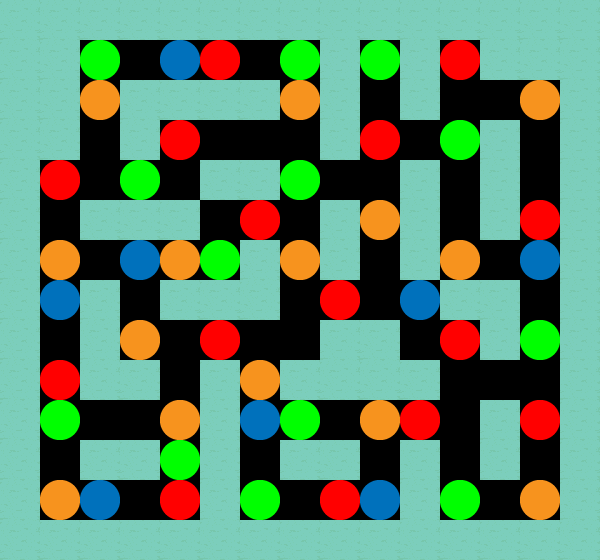

This game map was drawn from its Tiled (.tmx) file and the tilesets committed beside it. A one-line description and the full map source follow:
An orthogonal 15x14 tile map with 40x40 px tiles, 1 tile layer (Tile Layer 1), 2 tilesets.

<map version="1.0" tiledversion="1.0.3" orientation="orthogonal" renderorder="right-down" width="15" height="14" tilewidth="40" tileheight="40" nextobjectid="1">
 <tileset firstgid="1" name="spawns" tilewidth="40" tileheight="40" spacing="40" margin="40" tilecount="4" columns="4">
  <image source="../../spawns.png" width="360" height="120" />
  <tile id="0">
   <properties>
    <property name="spawn" value="bonus" />
   </properties>
  </tile>
  <tile id="1">
   <properties>
    <property name="spawn" value="enemy" />
   </properties>
  </tile>
  <tile id="2">
   <properties>
    <property name="spawn" value="friendly" />
   </properties>
  </tile>
  <tile id="3">
   <properties>
    <property name="spawn" value="bulb" />
   </properties>
  </tile>
 </tileset>
 <tileset firstgid="5" name="tiles" tilewidth="40" tileheight="40" tilecount="1" columns="1">
  <image source="tiles.png" width="40" height="40" />
 </tileset>
 <layer name="Tile Layer 1" width="15" height="14">
  <data encoding="csv">
5,5,5,5,5,5,5,5,5,5,5,5,5,5,5,
5,5,3,0,4,2,0,3,5,3,5,2,5,5,5,
5,5,1,5,5,5,5,1,5,0,5,0,0,1,5,
5,5,0,5,2,0,0,0,5,2,0,3,5,0,5,
5,2,0,3,0,5,5,3,0,0,5,0,5,0,5,
5,0,5,5,5,0,2,0,5,1,5,0,5,2,5,
5,1,0,4,1,3,5,1,5,0,5,1,0,4,5,
5,4,5,0,5,5,5,0,2,0,4,5,5,0,5,
5,0,5,1,0,2,0,0,5,5,0,2,5,3,5,
5,2,5,5,0,5,1,5,5,5,5,0,0,0,5,
5,3,0,0,1,5,4,3,0,1,2,0,5,2,5,
5,0,5,5,3,5,0,5,5,0,5,0,5,0,5,
5,1,4,0,2,5,3,0,2,4,5,3,0,1,5,
5,5,5,5,5,5,5,5,5,5,5,5,5,5,5
</data>
 </layer>
</map>